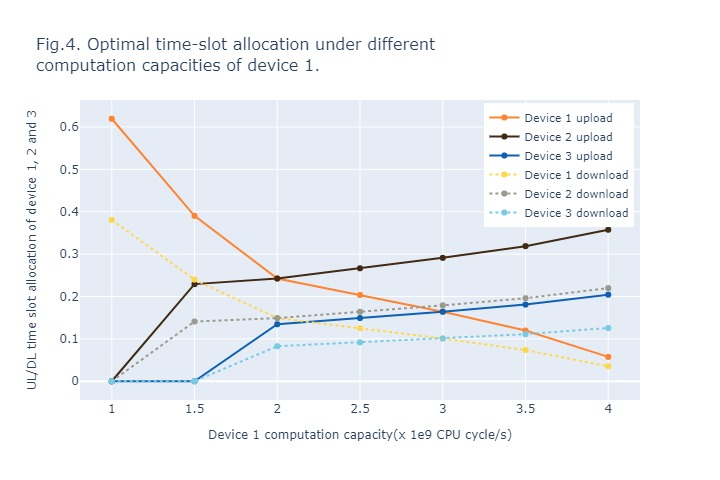

This chart was generated by the following Python code:
# output fig4 data
from run import single_run as sr
from numpy import array, average
from pandas import DataFrame
from plotly.graph_objects import Figure, Scatter

# collect data
df = DataFrame(dict(
    ul0 = [[] for i in range(7)],
    dl0 = [[] for i in range(7)],
    ul1 = [[] for i in range(7)],
    dl1 = [[] for i in range(7)],
    ul2 = [[] for i in range(7)],
    dl2 = [[] for i in range(7)],
), index=[i/2 for i in range(2, 9)])
for a in range(2, 9):
    print(a)
    d = a/2
    for b in range(10):
        cal = sr(size=3, add_param=dict(
            omega=array([6e4 for i in range(3)]),
            f_l=array([d*1e9, 2e9, 3e9])
        ))
        print(f'  {b}')
        for c in range(3):
            df.loc[d, f'ul{c}'] = df.loc[d, f'ul{c}'] + [cal['ul'][c]]
            df.loc[d, f'dl{c}'] = df.loc[d, f'dl{c}'] + [cal['dl'][c]]
for i in df.index:
    for j in df.columns:
        df.loc[i, j] = average(df.loc[i, j])

# plot fig4
fig = Figure()

## config for traces
config = DataFrame(dict(
    name = [
        'Device 1 upload',
        'Device 2 upload',
        'Device 3 upload',
        'Device 1 download',
        'Device 2 download',
        'Device 3 download',
    ],
    line = [
        dict(color='#FF8330'),
        dict(color='#412A14'),
        dict(color='#0F60B2'),
        dict(color='#FFD74F', dash='3px'),
        dict(color='#9A9A8D', dash='3px'),
        dict(color='#79CAE5', dash='3px'),
    ],
), index = ['ul0','ul1','ul2','dl0','dl1','dl2',])

## add traces to figure
for i in config.index:
    fig.add_trace(Scatter(x=df.index, y=df[i], name=config.loc[i,'name'], line=config.loc[i,'line']))

## config for figure
fig.update_layout(dict(
    title=dict(
        text='Fig.4. Optimal time-slot allocation under different<br>computation capacities of device 1.',
        font=dict(size=16),
    ),
    xaxis=dict(
        title=dict(
            text='Device 1 computation capacity(x 1e9 CPU cycle/s)',
            font=dict(size=12),
        ),
    ),
    yaxis=dict(
        title=dict(
            text='UL/DL time slot allocation of device 1, 2 and 3',
            font=dict(size=12),
        ),
    ),
    legend=dict(
        yanchor='top',
        y=0.99,
        xanchor='right',
        x=0.99,
        font=dict(size=11)
    ),
    width=720,
    height=480
))

## show and write figure
fig.show()
fig.write_image(file='fig4.jpg')
